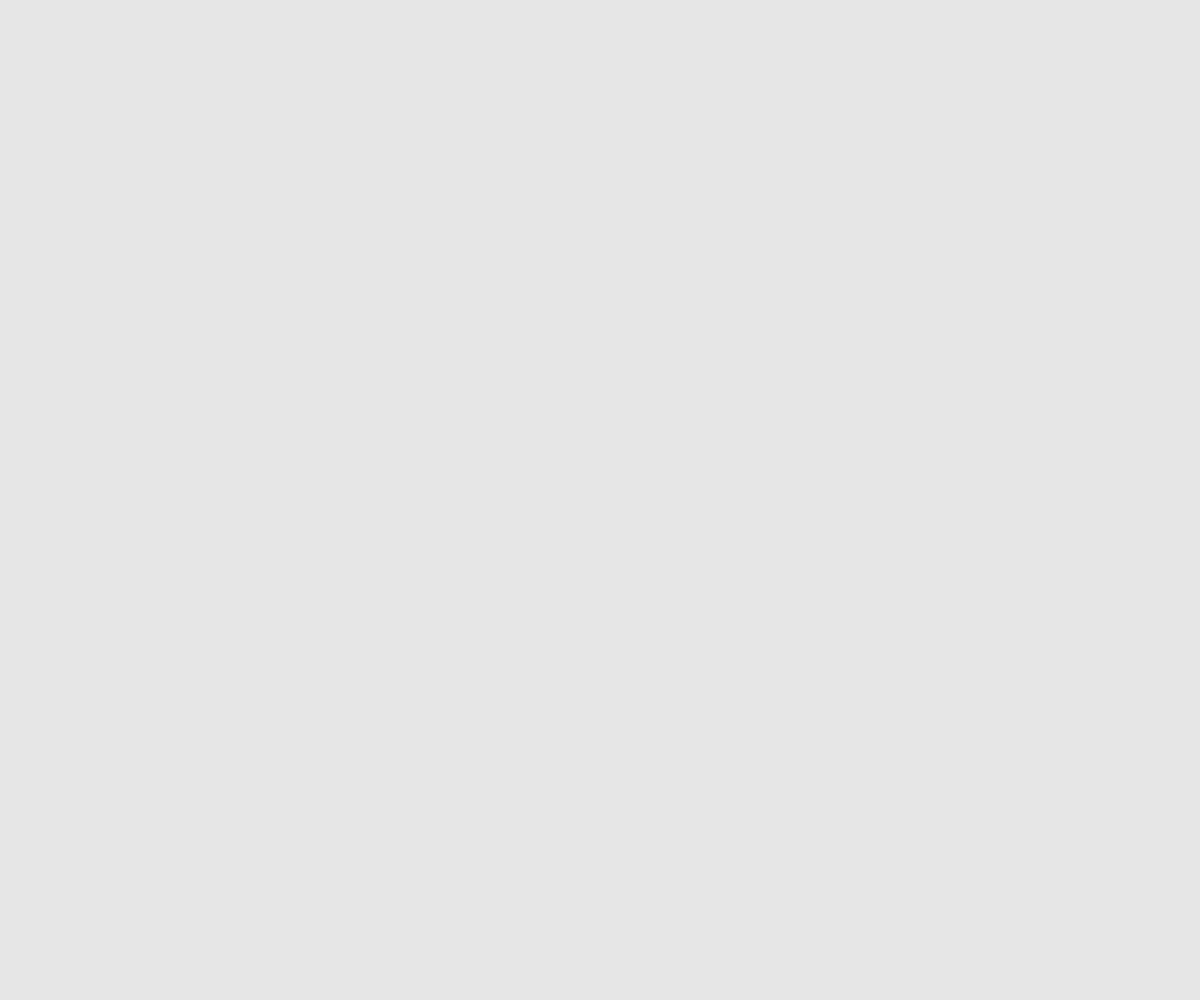
Frame 1 (no input)
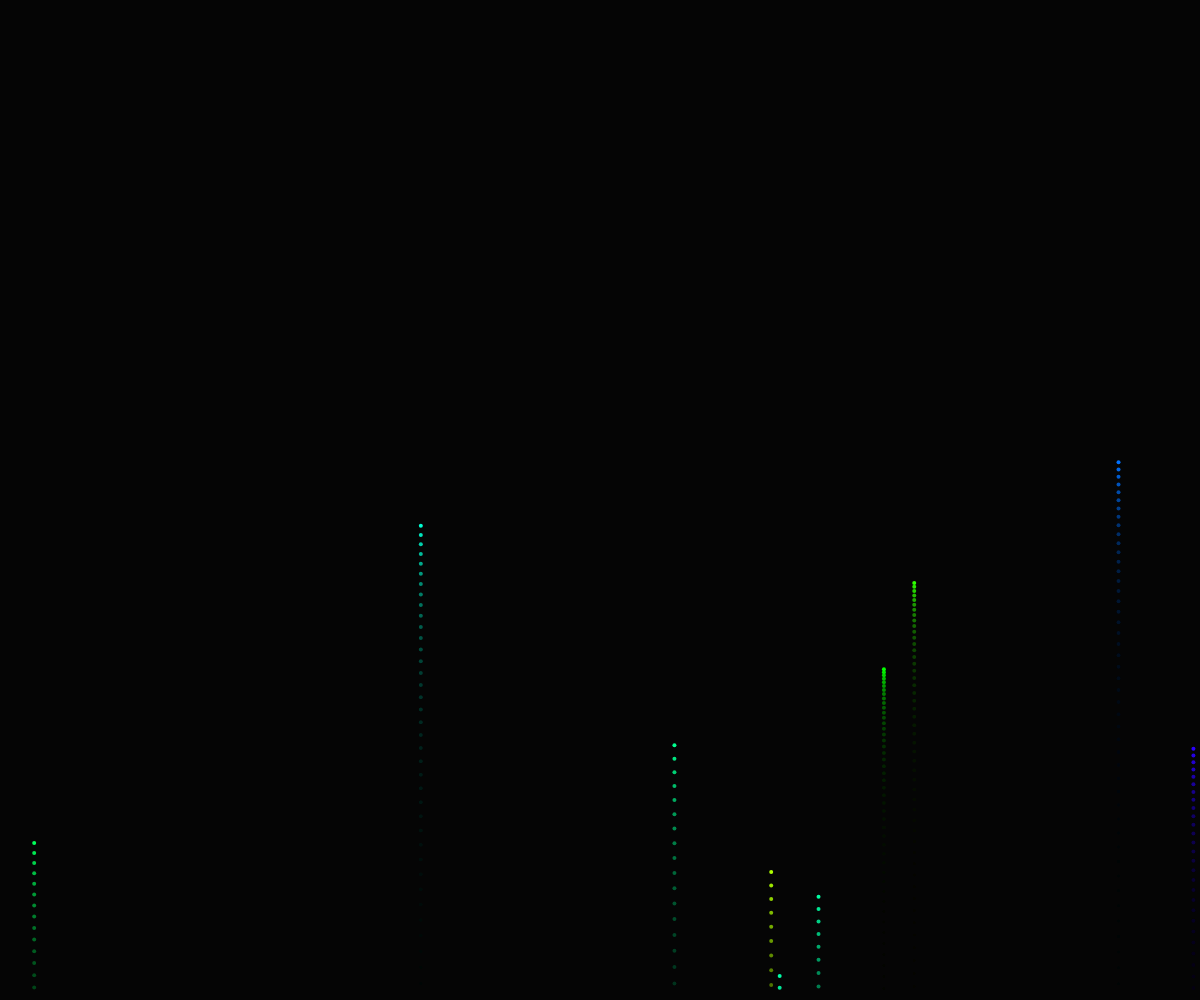
Frame 60 (no input)
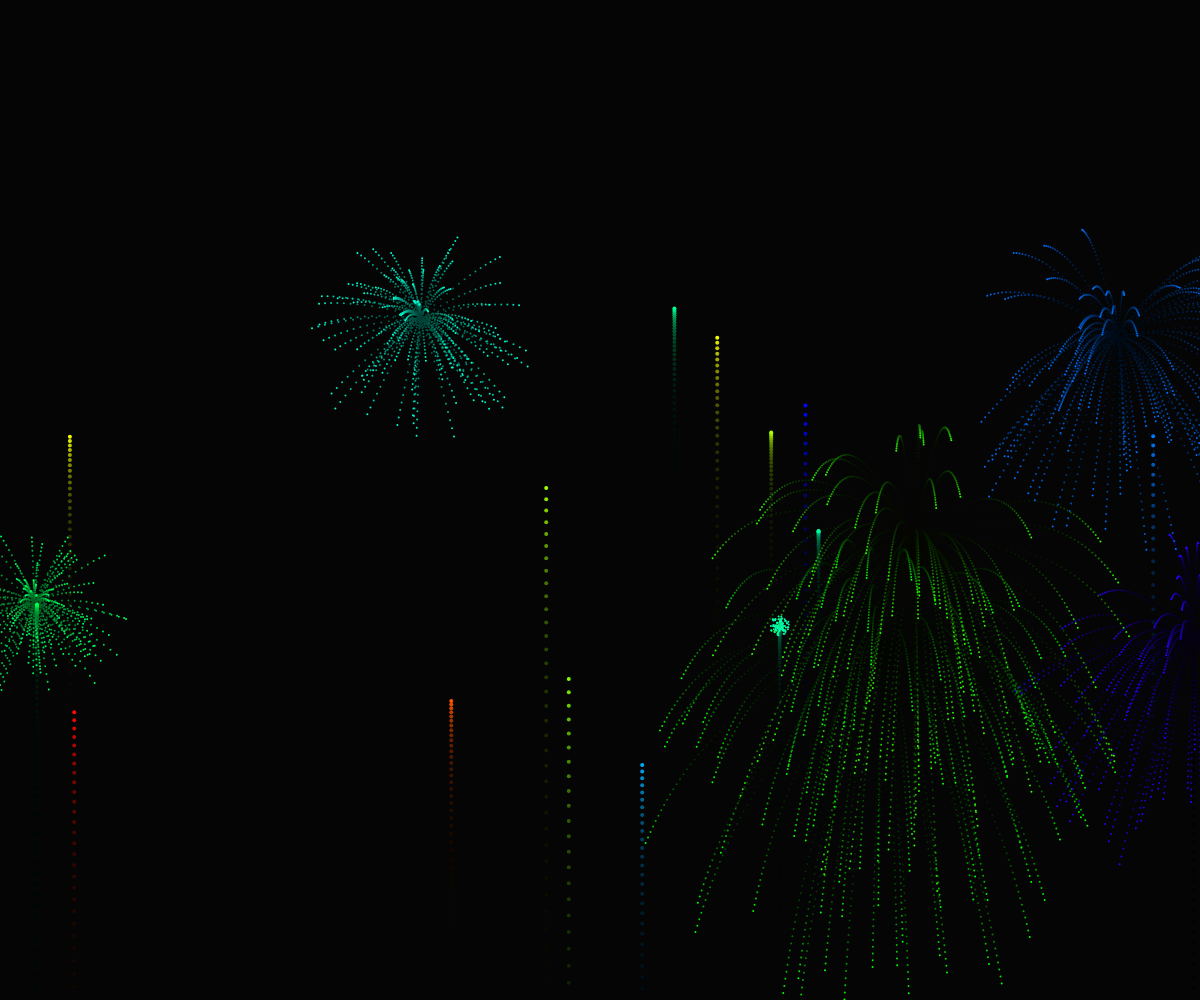
Frame 120 (the mouse pressed at the canvas centre since frame 60)

The p5.js sketch that drew these frames (run headless with seeded random() and noise() and a simulated clock; from frame 60 on, the mouse is pressed at the canvas centre):

// p5.js sketch
// ── sketch.js
var fireworks = [];
var gravity;

function setup() {
  createCanvas(windowWidth, windowHeight);
  colorMode(HSB);
  gravity = createVector(0, 0.2);
  stroke(255);
  strokeWeight(4);
  background(1000);
}

function draw() {
  colorMode(RGB);
  background(1, 0, 0, 25);
  if (random(1) < 0.1) {
    fireworks.push(new Firework());
  }
  for (var i = fireworks.length - 1; i >= 0; i--) {
    fireworks[i].update();
    fireworks[i].show();
    if (fireworks[i].done()) {
      fireworks.splice(i,1);
    }
  }
  console.log(fireworks.length);
}

// ── firework.js
function Firework() {
  this.hu = random(255);
  this.firework = new Particle(random(width), height, this.hu, true);
  this.exploded = false;
  this.particles = [];

  this.done = function() {
    if (this.exploded && this.particles.length === 0) {
      return true;
    } else {
      return false;
    }
  }

  this.update = function() {
    if (!this.exploded) {
      this.firework.applyForce(gravity);
      this.firework.update();
      if (this.firework.vel.y >= 0) {
        this.exploded = true;
        this.explode();
      }
    }

    for (var i = this.particles.length - 1; i >= 0; i--) {
      this.particles[i].applyForce(gravity);
      this.particles[i].update();
      if (this.particles[i].done()) {
        this.particles.splice(i,1);
      }
    }

  }

  this.explode = function() {
    for (var i = 0; i < 100; i++) {
      var p = new Particle(this.firework.pos.x, this.firework.pos.y, this.hu, false);
      this.particles.push(p);
    }
  }

  this.show = function() {
    if (!this.exploded) {
      this.firework.show();
    }
    for (var i = 0; i < this.particles.length; i++) {
      this.particles[i].show();
    }
  }
}

// ── particle.js

function Particle(x, y, hu, firework) {
  this.pos = createVector(x,y);
  this.firework = firework;
  this.lifespan = 255;
  this.hu = hu;

  if (this.firework) {
    this.vel = createVector(0,random(-19, -11));
  } else {
    this.vel = p5.Vector.random2D();
    this.vel.mult(random(2,10));
  }
  this.acc = createVector(0,0);

  this.applyForce = function(force) {
    this.acc.add(force);
  }

  this.update = function() {
    if (!this.firework) {
      this.vel.mult(0.97);
      this.lifespan -= 4;
    }
    this.vel.add(this.acc);
    this.pos.add(this.vel);
    this.acc.mult(0);
  }

  this.done = function() {
    if (this.lifespan < 0) {
      return true;
    } else {
      return false;
    }
  }

  this.show = function() {
    colorMode(HSB);
    if (!this.firework) {
      strokeWeight(2);
      stroke(hu, 255, 255, this.lifespan);
    } else {
      strokeWeight(4);
      stroke(hu, 255, 255);
    }
    point(this.pos.x, this.pos.y);
  }
}
